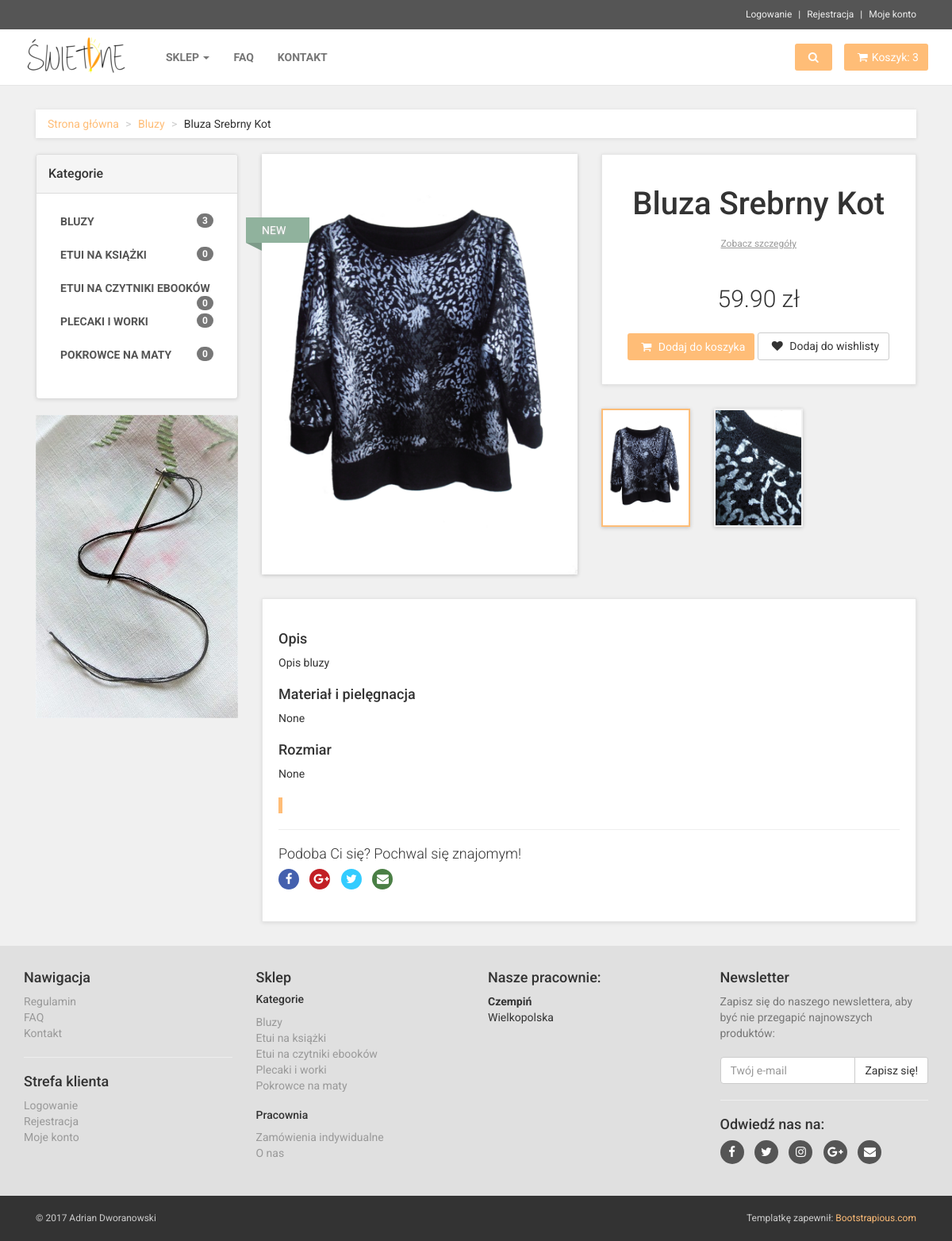
The page /produkty/2/ on the database as committed earlier.
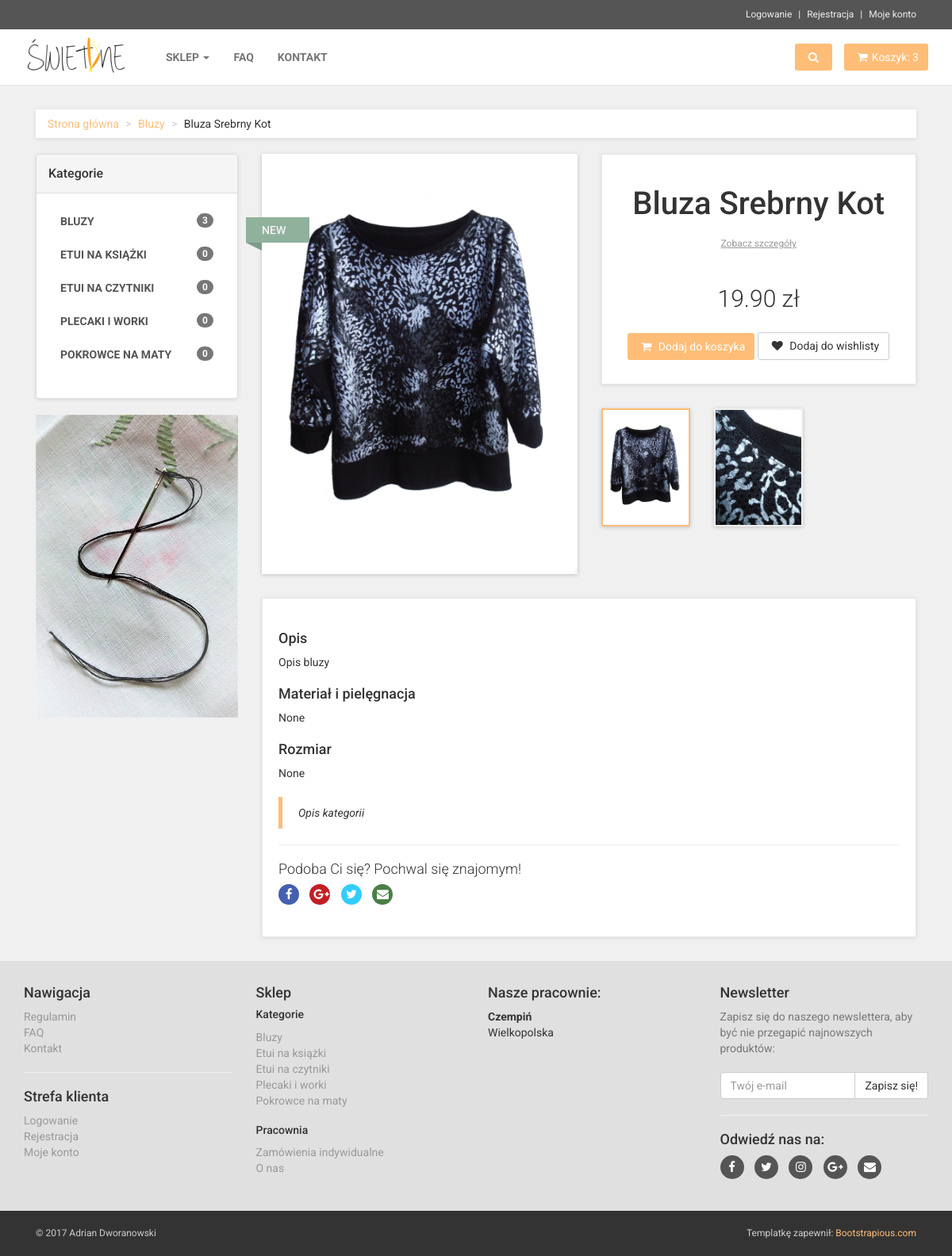
The same page on the database as committed later.
### products/models.py (models this page shows, shortened)
class Category(models.Model):
    title = models.CharField(max_length=120, unique=True)
    slug = models.SlugField(unique=True)
    description = models.TextField(null=True, blank=True)
    active = models.BooleanField(default=True)
    timestamp = models.DateTimeField(auto_now_add=True, auto_now=False)
    objects = models.Manager()
    def __str__(self):
        return self.title
    @property
    def products_count(self):
        products = Product.active_objects.filter(categories=self)
        return len(products)

class Product(models.Model):
    title = models.CharField(max_length=120)
    description = models.TextField(blank=True, null=True)
    material = models.TextField(blank=True, null=True)
    size = models.TextField(blank=True, null=True)
    price = models.DecimalField(decimal_places=2, max_digits=20)
    active = models.BooleanField(default=True)
    is_new = models.BooleanField(default=False)
    on_sale = models.BooleanField(default=False)
    best_buy = models.BooleanField(default=False)
    categories = models.ManyToManyField('Category')
    timestamp = models.DateTimeField(auto_now_add=True, auto_now=False)
    objects = models.Manager()
    active_objects =  ActiveProductManager()
    class Meta:
        ordering = ["title"]
    @property
    def images(self):
        images = ProductImage.objects.filter(product=self)
        return images

class ProductImage(models.Model):
    product = models.ForeignKey(Product, on_delete=models.CASCADE)
    image = models.ImageField()
    objects = models.Manager()

### products/views.py (the view)
# urls.py: url(r'^(?P<pk>\d+)/$', views.ProductView.as_view(), name="product_view"),
class ProductView(View):
    template = 'products/product.html'
    def get(self, request, pk):
        product = Product.active_objects.get(pk=pk)
        context = {
            'product': product,
        }
        return render(request, self.template, context)

### news/forms.py (shortened to what this page needs)
class JoinForm(forms.ModelForm):
    email = forms.EmailField(label='',
            widget=forms.EmailInput(
                attrs={
                    'placeholder': 'Twój e-mail',
                    'class': "form-control"
                }))
    class Meta:
        model = Join
        fields = ['email']

### news/context_processors.py (called while the page is built)
def categories(request):
    categories = Category.objects.all()
    return {'categories': categories}

def news_form(request):
    form = JoinForm(request.POST or None)
    return {
        'form': form,
    }

### products/models.py (called while the page is built)
    def get_queryset(self, *args, **kwargs):
        return super(ActiveProductManager, self).get_queryset().filter(active=True)

### products/templates/products/product.html (shortened to what this page needs)
{% extends "base.html" %} {% block head_title %}Sklep - {{product.title}}{% endblock %} {% block content %} {% load staticfiles %}
<div id="content">
    <div class="container">
        <div class="col-md-12">
            <ul class="breadcrumb">
                <li><a href="{% url 'news:home' %}">Strona główna</a>
                </li>
                <li><a href="{% url 'products:category_view' category_slug=product.categories.all.0.slug %}">{{product.categories.all.0}}</a>
                </li>
                <li>{{product.title}}</li>
            </ul>
        </div>
        <div class="col-md-3">
            {% include 'sidebar.html' %}
        </div>
        <div class="col-md-9">
            <div class="row" id="productMain">
                <div class="col-sm-6">
                    <div id="mainImage">
                        <img src="{{product.images.0.image.url}}" alt="" class="img-responsive">
                    </div>
                    {% if product.is_new %}
                    <div class="ribbon new">
                        <div class="theribbon">NEW</div>
                    </div>
                    {% endif %}
                </div>
                <div class="col-sm-6">
                    <div class="box">
                        <h1 class="text-center">{{product.title}}</h1>
                        <p class="goToDescription"><a href="#details" class="scroll-to">Zobacz szczegóły</a>
                        </p>
                        <p class="price">{{product.price}} zł</p>
                        <p class="text-center buttons">
                            <a href="basket.html" class="btn btn-primary"><i class="fa fa-shopping-cart"></i> Dodaj do koszyka</a>
                            <a href="basket.html" class="btn btn-default btn-md"><i class="fa fa-heart"></i> Dodaj do wishlisty</a>
                        </p>
                    </div>
                    <div class="row" id="thumbs">
                        {% for image in product.images %}
                        <div class="col-xs-4">
                            <a href="{{image.image.url}}" class="thumb">
                                <img src="{{image.image.url}}" alt="" class="img-responsive">
                            </a>
                        </div>
                        {% endfor %}
                    </div>
                </div>
            </div>
            <div class="box" id="details">
                <p>
                    <h4>Opis</h4>
                    <p>{{product.description}}</p>
                    <h4>Materiał i pielęgnacja</h4>
                    <p>{{product.material}}</p>
                    <h4>Rozmiar</h4>
                    <p>{{product.size}}</p>
                    <blockquote>
                        <p><em>{{product.categories.all.0.description}}</em>
                        </p>
                    </blockquote>
                    <hr>
                    <div class="social">
                        <h4>Podoba Ci się? Pochwal się znajomym!</h4>
                        <p>
                            <a href="#" class="external facebook" data-animate-hover="pulse"><i class="fa fa-facebook"></i></a>
                            <a href="#" class="external gplus" data-animate-hover="pulse"><i class="fa fa-google-plus"></i></a>
                            <a href="#" class="external twitter" data-animate-hover="pulse"><i class="fa fa-twitter"></i></a>
                            <a href="#" class="email" data-animate-hover="pulse"><i class="fa fa-envelope"></i></a>
                        </p>
                    </div>
            </div>
        </div>
    </div>
</div>
{% endblock %}

### templates/sidebar.html
{% load staticfiles %}
            <div class="panel panel-default sidebar-menu">
                <div class="panel-heading">
                    <h3 class="panel-title">Kategorie</h3>
                </div>
                <div class="panel-body">
                    <ul class="nav nav-pills nav-stacked category-menu">
                        {% for category in categories %}
                        <li class="{% if category.slug in request.path %}active{% endif %}">
                            <a href="{% url 'products:category_view' category_slug=category.slug %}">{{category.title}} <span class="badge pull-right">{{category.products_count}}</span></a>
                        </li>
                        {% endfor %}
                    </ul>
                </div>
            </div>
            <div class="banner hidden-sm hidden-xs">
                <a href="#">
                    <img src="{% static 'products/img/needle.jpg' %}" alt="sales 2017" class="img-responsive">
                </a>
            </div>

### templates/footer.html (shortened to what this page needs)
{% load staticfiles %}
<div id="footer" data-animate="fadeInUp">
    <div class="container">
        <div class="row">
            <div class="col-md-3 col-sm-6">
                <h4>Nawigacja</h4>
                <ul>
                    <li><a href="text.html">Regulamin</a>
                    </li>
                    <li><a href="faq.html">FAQ</a>
                    </li>
                    <li><a href="contact.html">Kontakt</a>
                    </li>
                </ul>
                <hr>
                <h4>Strefa klienta</h4>
                <ul>
                    <li><a href="#" data-toggle="modal" data-target="#login-modal">Logowanie</a>
                    </li>
                    <li><a href="register.html">Rejestracja</a>
                    </li>
                    <li><a href="register.html">Moje konto</a>
                    </li>
                </ul>
            </div>
            <div class="col-md-3 col-sm-6">
                <h4>Sklep</h4>
                <h5>Kategorie</h5>
                <ul>
                    {% for category in categories %}
                    <li><a href="{% url 'products:category_view' category_slug=category.slug %}">{{category.title}}</a>
                    </li>
                    {% endfor %}
                </ul>
                <h5>Pracownia</h5>
                <ul>
                    <li><a href="category.html">Zamówienia indywidualne</a>
                    </li>
                    <li><a href="category.html">O nas</a>
                    </li>
                </ul>
            </div>
            <div class="col-md-3 col-sm-6">
                <h4>Nasze pracownie:</h4>
                <p><strong>Czempiń</strong>
                    <br>Wielkopolska
                </p>
            </div>
            <div class="col-md-3 col-sm-6">
                <h4>Newsletter</h4>
                <p class="text-muted">Zapisz się do naszego newslettera, aby być nie przegapić najnowszych produktów:</p>
                <form method="POST" action="{% url 'news:home'%}">
                    <div class="input-group">
                        {{ form.email }}
                        <span class="input-group-btn">
			                <button class="btn btn-default btn-news" type="submit">Zapisz się!</button>
                        </span>
                    </div>
                </form>
                <hr>
                <h4>Odwiedź nas na:</h4>
                <p class="social">
                    <a href="#" class="facebook external" data-animate-hover="shake"><i class="fa fa-facebook"></i></a>
                    <a href="#" class="twitter external" data-animate-hover="shake"><i class="fa fa-twitter"></i></a>
                    <a href="#" class="instagram external" data-animate-hover="shake"><i class="fa fa-instagram"></i></a>
                    <a href="#" class="gplus external" data-animate-hover="shake"><i class="fa fa-google-plus"></i></a>
                    <a href="#" class="email external" data-animate-hover="shake"><i class="fa fa-envelope"></i></a>
                </p>
            </div>
        </div>
    </div>
</div>
<div id="copyright">
    <div class="container">
        <div class="col-md-6">
            <p class="pull-left">© 2017 Adrian Dworanowski</p>
        </div>
        <div class="col-md-6">
            <p class="pull-right">Templatkę zapewnił: <a href="https://bootstrapious.com/e-commerce-templates">Bootstrapious.com</a>
            </p>
        </div>
    </div>
</div>

Rows that differ between the two databases and show on the page:
changed Product "Bluza Srebrny Kot": price "59.90" → "19.90"; categories.all.0.description (not shown) → "Opis kategorii"
changed Category: title "ETUI NA CZYTNIKI EBOOKÓW" → "ETUI NA CZYTNIKI"; title "Etui na czytniki ebooków" → "Etui na czytniki"
